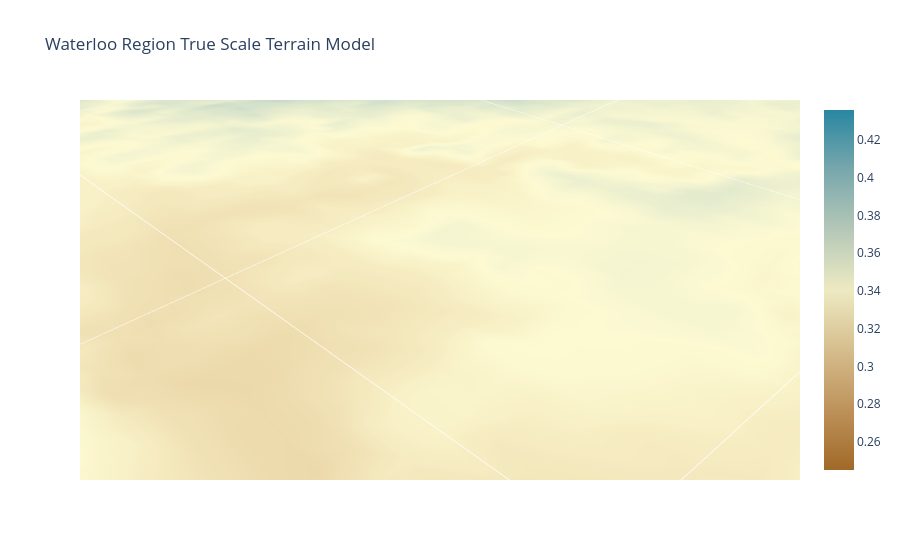

Notebook source saved alongside this figure:
### Markdown cell above
## 8. True Scale Terrain Model

### Code cell
fig = go.Figure(
    data=[
        go.Surface(
            x=x_small,
            y=y_small,
            z=z_small,
            colorscale="Earth"
        )
    ]
)

fig.update_layout(
    title="Waterloo Region True Scale Terrain Model",

    scene=dict(
        xaxis_title="Distance (km)",
        yaxis_title="Distance (km)",
        zaxis_title="Elevation (km)",

        aspectmode="manual",
        aspectratio=dict(
            x=width_km,
            y=height_km,
            z=z_range / 1000.0
        )
    )
)

fig.show()

### Figure 1 — Plotly figure (JSON) as saved in the notebook; plotly's stock layout.template omitted (floating-point values rounded to 4 significant figures; data arrays with more than 128 entries replaced by an {"elided": "..."} marker saying what was removed)
{"data": [{"colorscale": [[0, "rgb(161, 105, 40)"], [0.1667, "rgb(189, 146, 90)"], [0.3333, "rgb(214, 189, 141)"], [0.5, "rgb(237, 234, 194)"], [0.6667, "rgb(181, 200, 184)"], [0.8333, "rgb(121, 167, 172)"], [1, "rgb(40, 135, 161)"]], "type": "surface", "x": {"elided": "446 float values"}, "y": {"elided": "278 float values"}, "z": {"elided": "278x446 float values"}}], "layout": {"scene": {"aspectmode": "manual", "aspectratio": {"x": 54.95, "y": 47.12, "z": 0.191}, "xaxis": {"title": {"text": "Distance (km)"}}, "yaxis": {"title": {"text": "Distance (km)"}}, "zaxis": {"title": {"text": "Elevation (km)"}}}, "title": {"text": "Waterloo Region True Scale Terrain Model"}}}
